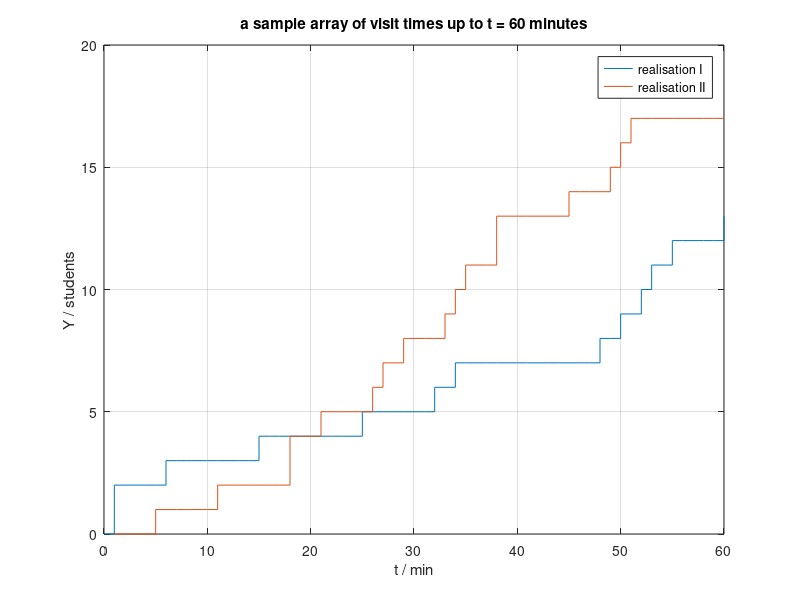

Source code (MATLAB): (Note: this script raises an error after producing the figure.)
clear all
close all
clc

%% Q4
% realisation I
tsum = 0;
i=1;
T=0;
while 1
    t = exprnd(4);
    tsum = tsum + t;
    if tsum > 60
        break;
    end
    T(i) = tsum;
    i = i + 1;
end
for i = 0:60
    Yt(i+1) = length(find(T<i));%sample array
end

% realisation II
j=1;
Ysum=0;
for i=1:60
    y = poissrnd(0.25);
    Ysum = Ysum + y;
    Ytt(i) = Ysum;
end

figure(1)
stairs(0:60,Yt);
hold on;
stairs(1:60,Ytt);
title('a sample array of visit times up to t = 60 minutes')
legend('realisation I','realisation II')
xlabel('t / min');
ylabel('Y / students');
grid on;
%% Q5
%(a)The total number of visits by (i) t = 20 (ii) t = 30, and (iii) t = 40
Yta1 = Simulation_1(20,1)
Yta2 = Simulation_1(30,1)
Yta3 = Simulation_1(40,1)
%(b)The number of visits between (i) t = 20 and t = 40, (ii) t = 30 and t = 50, and (iii) t = 40 and t = 60.
Ytb1 = Simulation_2(20,40)
Ytb2 = Simulation_2(30,50)
Ytb3 = Simulation_2(40,60)

%% Q6
%(a)PMF of Y (40)
Yt = Simulation_1(40,50000);
for i=0:30
    yd(i+1) = length(find(Yt==i))/50000;%empirical PMF
end
x = 0:30;
y = poisspdf(x,10);%true PMF
figure(2)
stem(0:30,yd);
hold on;
stem(x,y);
title('empirical and true PMF of Y (40)')
xlabel('k / students');
ylabel('pdf');
legend('empirical PMF','true PMF');
grid on;

%(b)empirical value of the probability q
Ytb_1 = Simulation_1(20,500000);
Ytb_2 = Simulation_1(20,500000);
q = length(find((Ytb_1 <= 3) & ((Ytb_1+Ytb_2) <= 5)))/500000

%(c)E[Y(t)] for each of t = 20, t = 30 and t = 40
EYtc20 = mean(Simulation_1(20,50000))
EYtc30 = mean(Simulation_1(30,50000))
EYtc40 = mean(Simulation_1(40,50000))

%(d)E[Y(t)Y(t + 10)] for t = 20 and for t = 30.
Y1 = Simulation_1(10,50000);
Y2 = Simulation_1(20,50000);
Y3 = Simulation_1(30,50000);
EYtd2030 = mean((Y2).*(Y1+Y2))
EYtd3040 = mean((Y3).*(Y1+Y3))

%% Q9
% (a)
%(I)average waiting time Q30 for 30 students
W1(1) = 0;
T1(1) = exprnd(4);
S1(1) = rand*0.7+0.3;
for n=2:30
    T1(n) = exprnd(4);
    S1(n) = rand*0.7+0.3;
    W1(n) = max(W1(n-1) + S1(n-1) - T1(n),0);
end
Q130 = mean(W1)

%(II)Plot Qn as a function of n (use 50,000 trials)
Q11(1) = 0;
T11 = exprnd(4,[1 50000]);
S11 = rand(1,50000)*0.7+0.3;
W11(1) = 0;
for m=2:50000
    for n=2:m
    W11(n) = max(W11(n-1) + S11(n-1) - T11(n),0);
    end
Q11(m) = mean(W11);
end
figure(3)
plot(1:50000,Q11);
title('average waiting time')
xlabel('n / students');
ylabel('Q');
grid on;

% (b)Repeat part a) for a = 2 and b = 5
%(I)
W2(1) = 0;
T2(1) = exprnd(4);
S2(1) = rand*3+2;
for n=2:30
    T2(n) = exprnd(4);
    S2(n) = rand*3+2;
    W2(n) = max(W2(n-1) + S2(n-1) - T2(n),0);
end
Q230 = mean(W2)

%(II)
Q22(1) = 0;
T22 = exprnd(4,[1 50000]);
S22 = rand(1,50000)*3+2;
W22(1) = 0;
for m=2:50000
    for n=2:m
    W22(n) = max(W22(n-1) + S22(n-1) - T22(n),0);
    end
Q22(m) = mean(W22);
end
figure(4)
plot(1:50000,Q22);
title('average waiting time')
xlabel('n / students');
ylabel('Q');
grid on;
